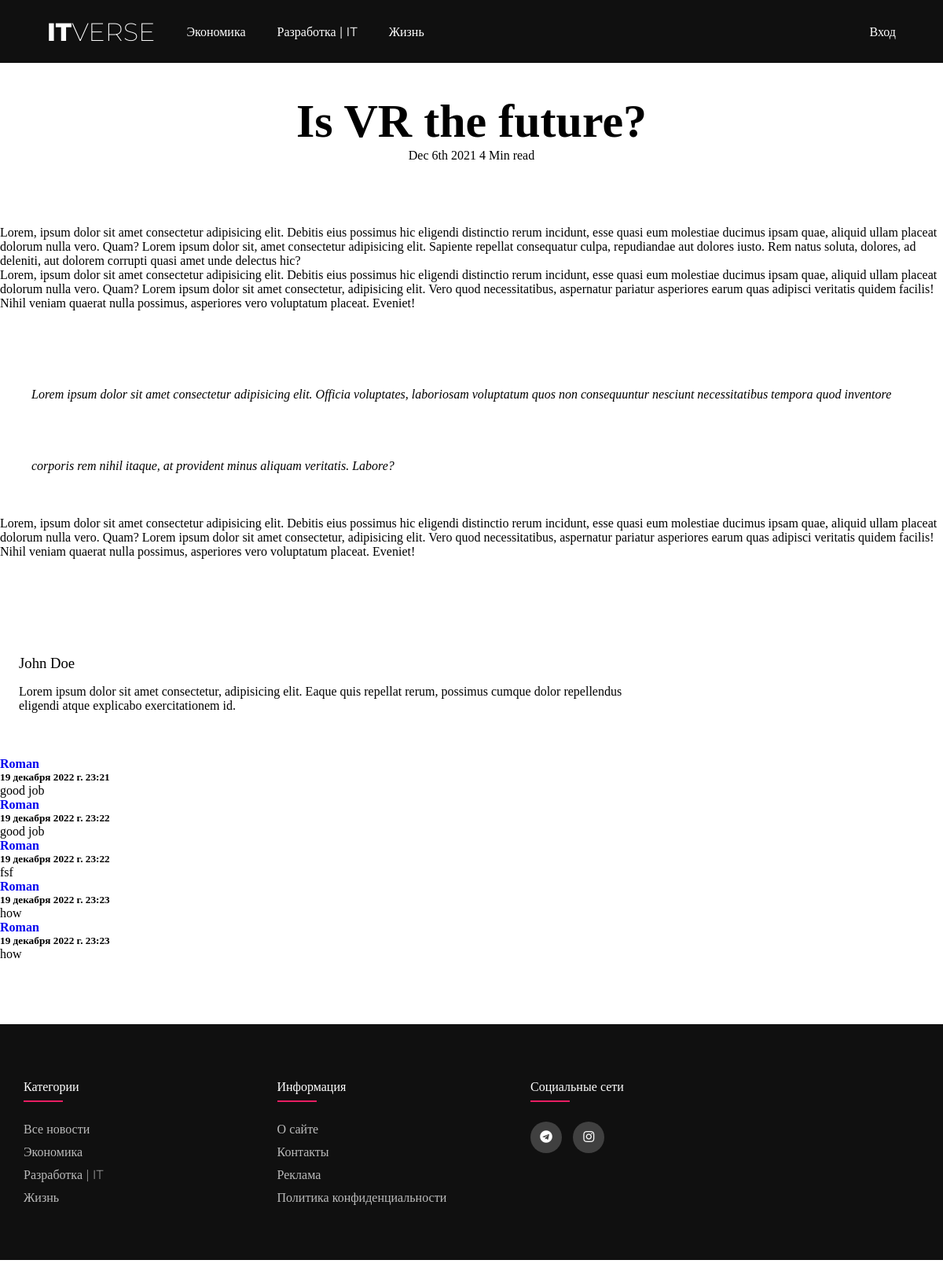
Page /dev/article/prodvizhenie-na-geoservisakh-ot-a-do-ia/ on the committed database.
### mainapp/models.py (models this page shows, shortened)
class comments(models.Model):
   post = models.ForeignKey(articles, on_delete=models.CASCADE, related_name='cmnts', verbose_name='Статья')
   author = models.ForeignKey(MyUser, on_delete=models.DO_NOTHING, verbose_name='Автор комментария')
   text = models.TextField(verbose_name='Текст комментария')
   time_create = models.DateTimeField(auto_now_add=True)
   is_active = models.BooleanField(default=True, verbose_name='Опубликовано')
   class Meta:
      verbose_name = 'Комментарии'
      verbose_name_plural = 'Комментарии'
      ordering = ['time_create']

class MyUser(AbstractUser):
   id = models.AutoField(primary_key=True)
   userslug = models.SlugField(max_length=150, unique=True, db_index=True, verbose_name='UserSlug')
   userpic = models.ImageField(upload_to=user_directory_path, blank=True, verbose_name='Аватар', default='baseuserpic.jpg' )
   theme = models.ImageField(upload_to=user_directory_path, blank=True, verbose_name='Фон')
   description = models.CharField(max_length=150, blank=True, verbose_name='Пару слов о себе')

### mainapp/views.py (the view, shortened to what this page needs)
# urls.py: path('<slug:section_slug>/article/<slug:post_slug>/', ShowArtice.as_view(), name='article'),
class ShowArtice(FormMixin, DetailView):
    model = articles
    form_class = AddCommentForm
    template_name = 'mainapp/article.html'
    slug_url_kwarg = 'post_slug'  # своя переменная для слага
    context_object_name = 'post'  # html
    def get_context_data(self, *, object_list=None, **kwargs):
        context = super(ShowArtice, self).get_context_data(**kwargs)    #получаем сформированный контекст
        context['comments'] = context['post'].cmnts.filter(is_active=True)
        context['likes'] = context['post'].lks.filter(like=True)
        context['title'] = self.object.title
        return context
    def post(self, request, *args, **kwargs):
        form = self.get_form()
        if form.is_valid():
            return self.form_valid(form)
        else:
            return self.form_invalid(form)

### mainapp/templates/mainapp/article.html (shortened to what this page needs)
{% extends 'mainapp/base.html' %}
{% block content %}
<section class="blog-post section-header-offset">
   <div class="blog-post-container container">
       <div class="blog-post-data">
           <h3 class="title blog-post-title">Is VR the future?</h3>
           <div class="article-data">
               <span>Dec 6th 2021</span>
               <span>4 Min read</span>
           </div>
       </div>
       <div class="container">
           <p>
               Lorem, ipsum dolor sit amet consectetur adipisicing elit. Debitis eius possimus hic eligendi distinctio rerum incidunt, esse quasi eum molestiae ducimus ipsam quae, aliquid ullam placeat dolorum nulla vero. Quam? Lorem ipsum dolor sit, amet consectetur adipisicing elit. Sapiente repellat consequatur culpa, repudiandae aut dolores iusto. Rem natus soluta, dolores, ad deleniti, aut dolorem corrupti quasi amet unde delectus hic?
           </p>
           <p>
               Lorem, ipsum dolor sit amet consectetur adipisicing elit. Debitis eius possimus hic eligendi distinctio rerum incidunt, esse quasi eum molestiae ducimus ipsam quae, aliquid ullam placeat dolorum nulla vero. Quam? Lorem ipsum dolor sit amet consectetur, adipisicing elit. Vero quod necessitatibus, aspernatur pariatur asperiores earum quas adipisci veritatis quidem facilis! Nihil veniam quaerat nulla possimus, asperiores vero voluptatum placeat. Eveniet!
           </p>
           <blockquote class="quote">
               <p><span></span> Lorem ipsum dolor sit amet consectetur adipisicing elit. Officia voluptates, laboriosam voluptatum quos non consequuntur nesciunt necessitatibus tempora quod inventore corporis rem nihil itaque, at provident minus aliquam veritatis. Labore?  <span></span></p>
           </blockquote>
           <p>
               Lorem, ipsum dolor sit amet consectetur adipisicing elit. Debitis eius possimus hic eligendi distinctio rerum incidunt, esse quasi eum molestiae ducimus ipsam quae, aliquid ullam placeat dolorum nulla vero. Quam? Lorem ipsum dolor sit amet consectetur, adipisicing elit. Vero quod necessitatibus, aspernatur pariatur asperiores earum quas adipisci veritatis quidem facilis! Nihil veniam quaerat nulla possimus, asperiores vero voluptatum placeat. Eveniet!
           </p>
           <div class="author d-grid">
               <div class="author-image-box">
               </div>
               <div class="author-about">
                   <h3 class="author-name">John Doe</h3>
                   <p>Lorem ipsum dolor sit amet consectetur, adipisicing elit. Eaque quis repellat rerum, possimus cumque dolor repellendus eligendi atque explicabo exercitationem id.</p>
               </div>
           </div>
       </div>
      {% for c in comments %}
         <a href="{% url 'user-page' c.author.userslug %}"><h4>{{c.author}}</h4></a>
         <a><h5>{{c.time_create}}</h5></a>
         <p>{{c.text}}</p>
      {% endfor %}
   </div>
</section>
{% endblock %}

### mainapp/templates/mainapp/base.html (shortened to what this page needs)
{% load static %}
<!DOCTYPE html>
<html>
<head>
  <link type='text/css' href="{% static 'mainapp/css/style.css' %}" rel='stylesheet'>
  <link rel="stylesheet" type="text/css" href="https://cdnjs.cloudflare.com/ajax/libs/font-awesome/5.15.1/css/all.min.css">
  <link href="https://maxcdn.bootstrapcdn.com/font-awesome/4.3.0/css/font-awesome.min.css" rel="stylesheet">
</head>
<body>
{% block mainmenu %}
  <div class='wrapper'>
    <div class='header'>
      <div class='inner_header'>
        <a href="{% url 'home' %}">
          <div class='logo'>
          <h1><span>IT</span>VERSE</h1>
          </div>
        </a>
        <ul class='navigation'>
          <a href="{% url 'economy' %}"><li>Экономика</li></a>
          <a href="{% url 'dev' %}"><li>Разработка | IT</li></a>
          <a href="{% url 'life' %}"><li>Жизнь</li></a>
        </ul>
        <ul class='authorization'>
          {% if request.user.is_authenticated %}
              {% comment %}
              <a href="{% url 'user-page' user.userslug %}"><li>Профиль</li></a>
              <a href="{% url 'user-page-set' user.userslug %}"><li>Настройки</li></a>
              <a href="{% url 'logout' %}"><li>Выход</li></a>
              {% endcomment %}
              <li class="dropdown">
                <button class="dropbtn"><img class="icon" src="{% static 'mainapp/images/icic.png' %}"></button>
                <div class="dropdown-content">
                  <a href="{% url 'user-page' user.userslug %}"><img class="icon2" src="{% static 'mainapp/images/user.png' %}">Профиль</a>
                  <a href="{% url 'user-page-set' user.userslug %}"><img class="icon2" src="{% static 'mainapp/images/setting.png' %}">Настройки</a>
                  <a href="{% url 'logout' %}"><img class="icon2" src="{% static 'mainapp/images/logout.png' %}">Выйти</a>
                </div>
              </li>
              {% else %}
                <a href="#popup" class='popup-link'><li>Вход</li></a>
              {% endif %}
        </ul>
      </div>
    </div>
  </div>
{% block content %}
{% endblock %}
    <footer class="footer">
        <div class="footer-container">
              <div class="row">
                  <div class="footer-col">
                    <h4>Категории</h4>
                    <ul>
                      <li><a href="{% url 'home' %}">Все новости</a></li>
                      <li><a href="{% url 'economy' %}">Экономика</a></li>
                      <li><a href="{% url 'dev' %}">Разработка | IT</a></li>
                      <li><a href="{% url 'life' %}">Жизнь</a></li>
                    </ul>
                  </div>
                  <div class="footer-col">
                    <h4>Информация</h4>
                    <ul>
                      <li><a href="#">О сайте</a></li>
                      <li><a href="#">Контакты</a></li>
                      <li><a href="#">Реклама</a></li>
                      <li><a href="#">Политика конфиденциальности</a></li>
                    </ul>
                  </div>
                  <div class="footer-col">
                    <h4>Социальные сети</h4>
                    <div class="social-links">
                      <a href="https://t.me/jespersite"><i class="fab fa-telegram"></i></a>
                      <a href="{% url 'home' %}"><i class="fab fa-instagram"></i></a>
                    </div>
                  </div>
              </div>
        </div>
    </footer>
{% endblock mainmenu %}
</body>
</html>

### mainapp/static/mainapp/css/style.css (style rules this page uses)
* { margin: 0px; padding: 0px; text-decoration: none; list-style: none; }
.wrapper { overflow: hidden; min-height: 100%; }
.header { width: 100%; height: 80px; background-color: #101010; display: block; }
.inner_header { width: 90%; height: 100%; margin: 0 auto; display: block; }
.logo { height: 100%; display: table; float: left; }
.logo h1 { color: white; height: 100%; display: table-cell; vertical-align: middle; font-family: 'Montserrat'; font-size: 32px; font-weight: 200; }
.logo h1 span { font-weight: 800; }
.navigation { float: left; list-style: none; height: 100%; padding-left: 20px; }
.navigation a { height: 100%; display: table; float: left; padding: 0px 20px; }
.navigation a li { display: table-cell; vertical-align: middle; height: 100%; color: white; font-family: 'Montserrat'; font-size: 16px; }
.authorization { float: right; height: 100%; }
.authorization a { height: 100%; display: table; float: left; padding: 0px 20px; }
.authorization a:last-child { padding-right: 0; }
.authorization a li { display: table-cell; vertical-align: middle; height: 100%; color: white; font-family: 'Montserrat'; font-size: 16px; }
.blog-post { padding-bottom: 5rem; }
.blog-post-data { display: flex; flex-direction: column; align-items: center; text-align: center; padding-block: 2.5rem; }
.blog-post-title { font-size: clamp(3rem, 5vw, 6rem); }
.blog-post-data .article-data { margin-bottom: 2.5rem; }
.blog-post-container .container { max-width: 90rem; padding: 0; display: flex; flex-direction: column; gap: var(--gap); }
.quote { background-color: var(--secondary-background-color); padding: 2.5rem; }
.quote p { font-style: italic; }
.author { margin-top: 5rem; gap: var(--gap); }
.author { background-color: var(--secondary-background-color); }
.author-image-box { position: relative; height: var(--item-min-height-sm); }
.author-about { padding: 1.5rem; display: flex; flex-direction: column; gap: 1rem; }
.author-name { color: var(--light-color); font-weight: 400; }
.author-about p { max-width: 50rem; margin-bottom: 1rem; }
.footer-container { max-width: 1170px; margin: auto; }
.row { display: flex; flex-wrap: wrap; }
ul { list-style: none; }
.footer { background-color: #101010; padding: 70px 0; font-family: 'Montserrat'; }
.footer-col { width: 25%; padding: 0 15px; }
.footer-col h4 { font-size: 16px; color: white; margin-bottom: 35px; font-weight: 400; position: relative; }
.footer-col h4::before { content: ''; position: absolute; left: 0; bottom: -10px; background-color: #e91e63; height: 2px; box-sizing: border-box; width: 50px; }
.footer-col ul li:not(:last-child) { margin-bottom: 10px; }
.footer-col ul li a { font-size: 16px; color: #ffffff; text-decoration: none; font-weight: 300; color: #bbbbbb; display: block; transition: all 0.3s ease; }
.footer-col .social-links a { display: inline-block; height: 40px; width: 40px; background-color: rgba(255, 255, 255, 0.2); margin: 0 10px 10px 0; text-align: center; line-height: 40px; border-radius: 50%; color: #ffffff; transition: all 0.5s ease; }

### rows in the picture
comments: author "Roman", time_create "19 декабря 2022 г. 23:21", text "good job"
comments: author "Roman", time_create "19 декабря 2022 г. 23:22", text "good job"
comments: author "Roman", time_create "19 декабря 2022 г. 23:22", text "fsf"
comments: author "Roman", time_create "19 декабря 2022 г. 23:23", text "how"
comments: author "Roman", time_create "19 декабря 2022 г. 23:23", text "how"
